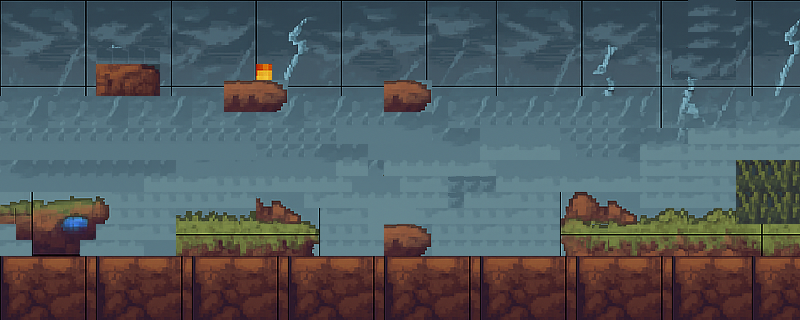

Rendered tile map (Tiled .tmx) drawn with the repository's tilesets; below, a short description and the map source with its tile grids summarised:
An orthogonal 50x20 tile map with 16x16 px tiles, 3 tile layers (fondo, suelo, peligros), 1 hidden layer not drawn, 3 tilesets and 12 objects (checkpoint_final, hazard, spawn, enemy).

<map version="1.8" tiledversion="1.8.2" orientation="orthogonal" renderorder="right-down" width="50" height="20" tilewidth="16" tileheight="16" infinite="0" nextlayerid="14" nextobjectid="44">
 <tileset firstgid="1" source="kaladin_tileset_con_propiedades.tsx" />
 <tileset firstgid="4097" source="tileset2.tsx" />
 <tileset firstgid="8193" source="potions.tsx" />
 <objectgroup id="10" name="checkpoints">
  <object id="13" name="checkpoints" type="checkpoint_final" x="789.5" y="163.25" width="10.5" height="70.75" />
 </objectgroup>
 <objectgroup id="8" name="hazard_rects">
  <object id="38" type="hazard" x="255.5" y="65" width="15" height="16" />
 </objectgroup>
 <layer id="7" name="fondo" width="50" height="20">
  <data>[1000 cells, 1000 non-empty, 244 distinct tile ids]</data>
 </layer>
 <objectgroup id="5" name="spawn">
  <object id="3" name="spawn" x="2.81622" y="193.381" width="18.7748" height="14.0811" />
 </objectgroup>
 <objectgroup id="12" name="healing_potions">
  <object id="36" gid="8197" x="113" y="48" width="16" height="16" />
 </objectgroup>
 <layer id="6" name="suelo" width="50" height="20">
  <data>[1000 cells, 163 non-empty, 93 distinct tile ids]</data>
 </layer>
 <layer id="3" name="colisiones" width="50" height="20" visible="0">
  <data>[1000 cells, 28 non-empty, 2 distinct tile ids]</data>
 </layer>
 <layer id="9" name="peligros" width="50" height="20">
  <data>[1000 cells, 3 non-empty, 3 distinct tile ids]</data>
 </layer>
 <objectgroup id="11" name="moving_platforms">
  <properties>
   <property name="axis" value="vertical" />
   <property name="range" type="float" value="100" />
   <property name="speed" type="float" value="50" />
   <property name="type" value="movingPlatform" />
  </properties>
  <object id="29" gid="476" x="497" y="223" width="16" height="16" />
  <object id="30" gid="477" x="512" y="224" width="16" height="16" />
  <object id="31" gid="478" x="528" y="223" width="16" height="16" />
  <object id="32" gid="542" x="529" y="239" width="16" height="16" />
  <object id="33" gid="541" x="512.75" y="239" width="16" height="16" />
  <object id="34" gid="540" x="497" y="239" width="16" height="16" />
  <object id="35" gid="403" x="259" y="-254" width="16" height="16" />
 </objectgroup>
 <objectgroup id="13" name="enemy_spawns">
  <object id="43" name="enemy" x="618" y="207" width="144" height="21" />
 </objectgroup>
</map>
